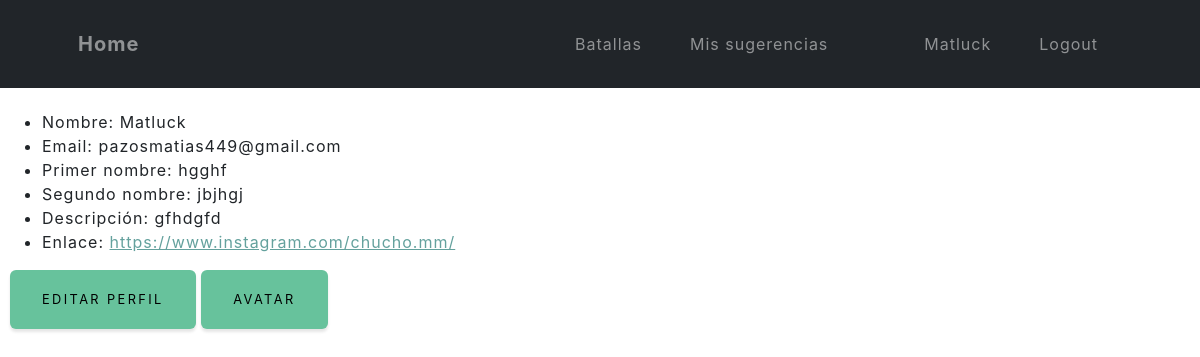
Page /perfil/ (signed in) on the committed database.
### perfil/models.py (models this page shows, shortened)
class InfoPersonal(models.Model):
    user = models.ForeignKey(User, on_delete=models.CASCADE)
    descripcion = models.TextField()
    enlace = models.URLField(max_length=200)

### perfil/views.py (the view)
# urls.py: path('', views.perfilview, name="Perfil" ),
@login_required
def perfilview(request):
    try:
        info_personal = InfoPersonal.objects.filter(user=request.user).first()
    except InfoPersonal.DoesNotExist:
        info_personal = None
    if request.method == 'POST':
        form = InfoPersonalForm(request.POST, instance=info_personal)
        if form.is_valid():
            form.save()
            return redirect('perfil')
    else:
        form = InfoPersonalForm(instance=info_personal)
    return render(request, 'perfil/perfil.html', {'info_personal': info_personal})

### perfil/templates/perfil/perfil.html
{% extends "HistoryBattlesApp/base.html" %}
{% load static %}
{% block changesContent %}
    <div>
        <ul>
        <li>Nombre: {{ user.username }}</li>
        <li>Email: {{ user.email }}</li>
        <li>Primer nombre: {{ user.first_name }}</li>
        <li>Segundo nombre: {{ user.last_name }}</li>
        {% if info_personal %}
        <li>Descripción: {{ info_personal.descripcion }}</li>
        <li>Enlace: <a href="{{ info_personal.enlace }}">{{ info_personal.enlace }}</a></li>
        {% endif %}
        </ul>
        <a href="/perfil/editar" class="btn btn-success" style="text-decoration: none; color: black;">Editar Perfil</a>
        <a href="/perfil/avatar" class="btn btn-success" style="text-decoration: none; color: black;">Avatar</a>
    </div>
{% endblock %}

### HistoryBattlesApp/templates/HistoryBattlesApp/base.html (shortened to what this page needs)
<!DOCTYPE html>
<html lang="en">
<head>
    {% load static %}
    <link rel="stylesheet" href="{% static 'HistoryBattlesApp/css/styles.css'%}">
    <link rel="stylesheet" href="{% static 'HistoryBattlesApp/css/myStyle.css'%}">
</head>
<body>
    <nav class="navbar navbar-expand-lg  fixed-top bg-dark" id="mainNav">
        <div class="container px-4 px-lg-5">
            <a class="navbar-brand navText" href="{% url 'Home' %}">Home</a>
            <div class="collapse navbar-collapse" id="navbarResponsive">
                <ul class="navbar-nav ms-auto">
                    <li class="nav-item"><a class="nav-link navText" href="{% url 'Batallas' %}">Batallas</a></li>
                    <li class="nav-item"><a class="nav-link navText" href="{% url 'Blog' %}">Mis sugerencias</a></li>
                    <li class="nav-item"><a class="nav-link navText" href=""><img src="{{avatar}}" width="40px" alt=""></a></li>
                    <li class="nav-item"><a class="nav-link navText" href="{% url 'Perfil' %}">{{user.username}}</a></li>
                    <li class="nav-item"><a class="nav-link navText" href="{% url 'Logout' %}">Logout</a></li>
                </ul>
            </div>
        </div>
    </nav>
    <div class="contenido">
        {% block changesContent %}
        {% endblock %}
    </div>
    <div class="spaceContent">
    </div>
</body>
</html>

### HistoryBattlesApp/static/HistoryBattlesApp/css/myStyle.css (style rules this page uses)
.contenido { margin-top: 100px !important; padding: 10px; }
.spaceContent { margin-top: 10px !important; padding: 5px; }

### rows in the picture
InfoPersonal: descripcion "gfhdgfd", enlace "https://www.instagram.com/chucho.mm/"

### other values in the picture
{{ user.username }} "Matluck"
{{ user.email }} "pazosmatias449@gmail.com"
{{ user.first_name }} "hgghf"
{{ user.last_name }} "jbjhgj"
